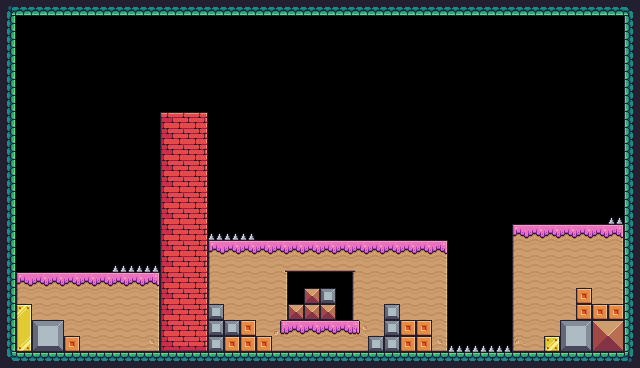

Tiled map render using the project's own tile images. Description and the map definition, with tile-layer contents summarised, below:
An orthogonal 40x23 tile map with 16x16 px tiles, 2 tile layers (StaticTiles, SpikeTilesBottom), 4 tilesets and 31 objects (30x Cherry, Player).

<map version="1.5" tiledversion="1.7.2" orientation="orthogonal" renderorder="right-down" width="40" height="23" tilewidth="16" tileheight="16" infinite="0" nextlayerid="10" nextobjectid="32">
 <tileset firstgid="1" source="TileSets/Terrain (16x16).tsx" />
 <tileset firstgid="243" source="TileSets/Fruits.tsx" />
 <tileset firstgid="248" source="TileSets/Player.tsx" />
 <tileset firstgid="249" source="TileSets/DamageTiles.tsx" />
 <layer id="4" name="StaticTiles" width="40" height="23">
  <data>[920 cells, 366 non-empty, 45 distinct tile ids]</data>
 </layer>
 <layer id="5" name="SpikeTilesBottom" width="40" height="23">
  <data>[920 cells, 11 non-empty, 1 distinct tile ids]</data>
 </layer>
 <objectgroup id="9" name="Player">
  <object id="31" name="Player" gid="248" x="32" y="224" width="32" height="32" />
 </objectgroup>
 <objectgroup id="8" name="Fruits">
  <object id="1" name="Fruits" type="Cherry" gid="244" x="128" y="256" width="32" height="32" />
  <object id="2" name="Fruits" type="Cherry" gid="244" x="128" y="224" width="32" height="32" />
  <object id="30" name="Fruits" type="Cherry" gid="244" x="128" y="192" width="32" height="32" />
  <object id="3" name="Fruits" type="Cherry" gid="244" x="128" y="160" width="32" height="32" />
  <object id="4" name="Fruits" type="Cherry" gid="244" x="128" y="128" width="32" height="32" />
  <object id="5" name="Fruits" type="Cherry" gid="244" x="160" y="112" width="32" height="32" />
  <object id="6" name="Fruits" type="Cherry" gid="244" x="176" y="112" width="32" height="32" />
  <object id="7" name="Fruits" type="Cherry" gid="244" x="208" y="128" width="32" height="32" />
  <object id="8" name="Fruits" type="Cherry" gid="244" x="208" y="160" width="32" height="32" />
  <object id="9" name="Fruits" type="Cherry" gid="244" x="208" y="192" width="32" height="32" />
  <object id="10" name="Fruits" type="Cherry" gid="244" x="208" y="192" width="32" height="32" />
  <object id="11" name="Fruits" type="Cherry" gid="244" x="256" y="240" width="32" height="32" />
  <object id="12" name="Fruits" type="Cherry" gid="244" x="272" y="224" width="32" height="32" />
  <object id="13" name="Fruits" type="Cherry" gid="244" x="288" y="240" width="32" height="32" />
  <object id="14" name="Fruits" type="Cherry" gid="244" x="304" y="224" width="32" height="32" />
  <object id="15" name="Fruits" type="Cherry" gid="244" x="320" y="240" width="32" height="32" />
  <object id="16" name="Fruits" type="Cherry" gid="244" x="336" y="224" width="32" height="32" />
  <object id="17" name="Fruits" type="Cherry" gid="244" x="352" y="240" width="32" height="32" />
  <object id="18" name="Fruits" type="Cherry" gid="244" x="368" y="224" width="32" height="32" />
  <object id="19" name="Fruits" type="Cherry" gid="244" x="384" y="240" width="32" height="32" />
  <object id="20" name="Fruits" type="Cherry" gid="244" x="400" y="224" width="32" height="32" />
  <object id="21" name="Fruits" type="Cherry" gid="244" x="416" y="240" width="32" height="32" />
  <object id="22" name="Fruits" type="Cherry" gid="244" x="496" y="208" width="32" height="32" />
  <object id="23" name="Fruits" type="Cherry" gid="244" x="512" y="224" width="32" height="32" />
  <object id="24" name="Fruits" type="Cherry" gid="244" x="528" y="208" width="32" height="32" />
  <object id="25" name="Fruits" type="Cherry" gid="244" x="544" y="224" width="32" height="32" />
  <object id="26" name="Fruits" type="Cherry" gid="244" x="560" y="208" width="32" height="32" />
  <object id="27" name="Fruits" type="Cherry" gid="244" x="576" y="224" width="32" height="32" />
  <object id="28" name="Fruits" type="Cherry" gid="244" x="592" y="208" width="32" height="32" />
  <object id="29" name="Fruits" type="Cherry" gid="244" x="592" y="208" width="32" height="32" />
 </objectgroup>
</map>
